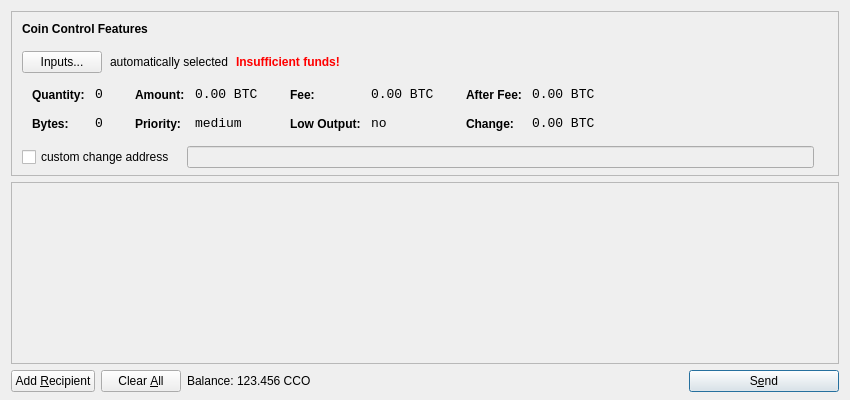
<?xml version="1.0" encoding="UTF-8"?>
<ui version="4.0">
 <class>SendCoinsDialog</class>
 <widget class="QDialog" name="SendCoinsDialog">
  <property name="geometry">
   <rect>
    <x>0</x>
    <y>0</y>
    <width>850</width>
    <height>400</height>
   </rect>
  </property>
  <property name="windowTitle">
   <string>Send Coins</string>
  </property>
  <layout class="QVBoxLayout" name="verticalLayout" stretch="0,1,0">
   <property name="bottomMargin">
    <number>8</number>
   </property>
   <item>
    <widget class="QFrame" name="frameCoinControl">
     <property name="sizePolicy">
      <sizepolicy hsizetype="Expanding" vsizetype="Expanding">
       <horstretch>0</horstretch>
       <verstretch>0</verstretch>
      </sizepolicy>
     </property>
     <property name="maximumSize">
      <size>
       <width>16777215</width>
       <height>16777215</height>
      </size>
     </property>
     <property name="frameShape">
      <enum>QFrame::StyledPanel</enum>
     </property>
     <property name="frameShadow">
      <enum>QFrame::Sunken</enum>
     </property>
     <layout class="QVBoxLayout" name="verticalLayoutCoinControl2">
      <property name="spacing">
       <number>-1</number>
      </property>
      <property name="leftMargin">
       <number>0</number>
      </property>
      <property name="topMargin">
       <number>0</number>
      </property>
      <property name="rightMargin">
       <number>0</number>
      </property>
      <property name="bottomMargin">
       <number>6</number>
      </property>
      <item>
       <layout class="QVBoxLayout" name="verticalLayoutCoinControl" stretch="0,0,0,0,1">
        <property name="spacing">
         <number>0</number>
        </property>
        <property name="leftMargin">
         <number>10</number>
        </property>
        <property name="topMargin">
         <number>10</number>
        </property>
        <item>
         <layout class="QHBoxLayout" name="horizontalLayoutCoinControl1">
          <property name="bottomMargin">
           <number>15</number>
          </property>
          <item>
           <widget class="QLabel" name="labelCoinControlFeatures">
            <property name="sizePolicy">
             <sizepolicy hsizetype="Preferred" vsizetype="Maximum">
              <horstretch>0</horstretch>
              <verstretch>0</verstretch>
             </sizepolicy>
            </property>
            <property name="font">
             <font>
              <weight>75</weight>
              <bold>true</bold>
             </font>
            </property>
            <property name="styleSheet">
             <string notr="true">font-weight:bold;</string>
            </property>
            <property name="text">
             <string>Coin Control Features</string>
            </property>
           </widget>
          </item>
         </layout>
        </item>
        <item>
         <layout class="QHBoxLayout" name="horizontalLayoutCoinControl2" stretch="0,0,0,0">
          <property name="spacing">
           <number>8</number>
          </property>
          <property name="bottomMargin">
           <number>10</number>
          </property>
          <item>
           <widget class="QPushButton" name="pushButtonCoinControl">
            <property name="styleSheet">
             <string notr="true"/>
            </property>
            <property name="text">
             <string>Inputs...</string>
            </property>
           </widget>
          </item>
          <item>
           <widget class="QLabel" name="labelCoinControlAutomaticallySelected">
            <property name="text">
             <string>automatically selected</string>
            </property>
            <property name="margin">
             <number>5</number>
            </property>
           </widget>
          </item>
          <item>
           <widget class="QLabel" name="labelCoinControlInsuffFunds">
            <property name="font">
             <font>
              <weight>75</weight>
              <bold>true</bold>
             </font>
            </property>
            <property name="styleSheet">
             <string notr="true">color:red;font-weight:bold;</string>
            </property>
            <property name="text">
             <string>Insufficient funds!</string>
            </property>
            <property name="margin">
             <number>5</number>
            </property>
           </widget>
          </item>
          <item>
           <spacer name="horizontalSpacerCoinControl">
            <property name="orientation">
             <enum>Qt::Horizontal</enum>
            </property>
            <property name="sizeHint" stdset="0">
             <size>
              <width>40</width>
              <height>1</height>
             </size>
            </property>
           </spacer>
          </item>
         </layout>
        </item>
        <item>
         <widget class="QWidget" name="widgetCoinControl" native="true">
          <property name="sizePolicy">
           <sizepolicy hsizetype="Preferred" vsizetype="Preferred">
            <horstretch>0</horstretch>
            <verstretch>0</verstretch>
           </sizepolicy>
          </property>
          <property name="minimumSize">
           <size>
            <width>0</width>
            <height>0</height>
           </size>
          </property>
          <property name="styleSheet">
           <string notr="true"/>
          </property>
          <layout class="QHBoxLayout" name="horizontalLayoutCoinControl5">
           <property name="margin">
            <number>0</number>
           </property>
           <item>
            <layout class="QHBoxLayout" name="horizontalLayoutCoinControl3" stretch="0,0,0,1">
             <property name="spacing">
              <number>20</number>
             </property>
             <property name="topMargin">
              <number>0</number>
             </property>
             <property name="bottomMargin">
              <number>10</number>
             </property>
             <item>
              <layout class="QFormLayout" name="formLayoutCoinControl1">
               <property name="horizontalSpacing">
                <number>10</number>
               </property>
               <property name="verticalSpacing">
                <number>14</number>
               </property>
               <property name="leftMargin">
                <number>10</number>
               </property>
               <property name="topMargin">
                <number>4</number>
               </property>
               <property name="rightMargin">
                <number>6</number>
               </property>
               <item row="0" column="0">
                <widget class="QLabel" name="labelCoinControlQuantityText">
                 <property name="styleSheet">
                  <string notr="true">font-weight:bold;</string>
                 </property>
                 <property name="text">
                  <string>Quantity:</string>
                 </property>
                 <property name="margin">
                  <number>0</number>
                 </property>
                </widget>
               </item>
               <item row="0" column="1">
                <widget class="QLabel" name="labelCoinControlQuantity">
                 <property name="font">
                  <font>
                   <family>Monospace</family>
                   <pointsize>10</pointsize>
                  </font>
                 </property>
                 <property name="cursor">
                  <cursorShape>IBeamCursor</cursorShape>
                 </property>
                 <property name="contextMenuPolicy">
                  <enum>Qt::ActionsContextMenu</enum>
                 </property>
                 <property name="text">
                  <string notr="true">0</string>
                 </property>
                 <property name="margin">
                  <number>0</number>
                 </property>
                 <property name="textInteractionFlags">
                  <set>Qt::LinksAccessibleByMouse|Qt::TextSelectableByKeyboard|Qt::TextSelectableByMouse</set>
                 </property>
                </widget>
               </item>
               <item row="1" column="0">
                <widget class="QLabel" name="labelCoinControlBytesText">
                 <property name="styleSheet">
                  <string notr="true">font-weight:bold;</string>
                 </property>
                 <property name="text">
                  <string>Bytes:</string>
                 </property>
                </widget>
               </item>
               <item row="1" column="1">
                <widget class="QLabel" name="labelCoinControlBytes">
                 <property name="font">
                  <font>
                   <family>Monospace</family>
                   <pointsize>10</pointsize>
                  </font>
                 </property>
                 <property name="cursor">
                  <cursorShape>IBeamCursor</cursorShape>
                 </property>
                 <property name="contextMenuPolicy">
                  <enum>Qt::ActionsContextMenu</enum>
                 </property>
                 <property name="text">
                  <string notr="true">0</string>
                 </property>
                 <property name="textInteractionFlags">
                  <set>Qt::LinksAccessibleByMouse|Qt::TextSelectableByKeyboard|Qt::TextSelectableByMouse</set>
                 </property>
                </widget>
               </item>
              </layout>
             </item>
             <item>
              <layout class="QFormLayout" name="formLayoutCoinControl2">
               <property name="horizontalSpacing">
                <number>10</number>
               </property>
               <property name="verticalSpacing">
                <number>14</number>
               </property>
               <property name="leftMargin">
                <number>6</number>
               </property>
               <property name="topMargin">
                <number>4</number>
               </property>
               <property name="rightMargin">
                <number>6</number>
               </property>
               <item row="0" column="0">
                <widget class="QLabel" name="labelCoinControlAmountText">
                 <property name="styleSheet">
                  <string notr="true">font-weight:bold;</string>
                 </property>
                 <property name="text">
                  <string>Amount:</string>
                 </property>
                 <property name="margin">
                  <number>0</number>
                 </property>
                </widget>
               </item>
               <item row="0" column="1">
                <widget class="QLabel" name="labelCoinControlAmount">
                 <property name="font">
                  <font>
                   <family>Monospace</family>
                   <pointsize>10</pointsize>
                  </font>
                 </property>
                 <property name="cursor">
                  <cursorShape>IBeamCursor</cursorShape>
                 </property>
                 <property name="contextMenuPolicy">
                  <enum>Qt::ActionsContextMenu</enum>
                 </property>
                 <property name="text">
                  <string notr="true">0.00 BTC</string>
                 </property>
                 <property name="textInteractionFlags">
                  <set>Qt::LinksAccessibleByMouse|Qt::TextSelectableByKeyboard|Qt::TextSelectableByMouse</set>
                 </property>
                </widget>
               </item>
               <item row="1" column="0">
                <widget class="QLabel" name="labelCoinControlPriorityText">
                 <property name="styleSheet">
                  <string notr="true">font-weight:bold;</string>
                 </property>
                 <property name="text">
                  <string>Priority:</string>
                 </property>
                </widget>
               </item>
               <item row="1" column="1">
                <widget class="QLabel" name="labelCoinControlPriority">
                 <property name="font">
                  <font>
                   <family>Monospace</family>
                   <pointsize>10</pointsize>
                  </font>
                 </property>
                 <property name="cursor">
                  <cursorShape>IBeamCursor</cursorShape>
                 </property>
                 <property name="contextMenuPolicy">
                  <enum>Qt::ActionsContextMenu</enum>
                 </property>
                 <property name="text">
                  <string>medium</string>
                 </property>
                 <property name="textInteractionFlags">
                  <set>Qt::LinksAccessibleByMouse|Qt::TextSelectableByKeyboard|Qt::TextSelectableByMouse</set>
                 </property>
                </widget>
               </item>
              </layout>
             </item>
             <item>
              <layout class="QFormLayout" name="formLayoutCoinControl3">
               <property name="horizontalSpacing">
                <number>10</number>
               </property>
               <property name="verticalSpacing">
                <number>14</number>
               </property>
               <property name="leftMargin">
                <number>6</number>
               </property>
               <property name="topMargin">
                <number>4</number>
               </property>
               <property name="rightMargin">
                <number>6</number>
               </property>
               <item row="0" column="0">
                <widget class="QLabel" name="labelCoinControlFeeText">
                 <property name="styleSheet">
                  <string notr="true">font-weight:bold;</string>
                 </property>
                 <property name="text">
                  <string>Fee:</string>
                 </property>
                 <property name="margin">
                  <number>0</number>
                 </property>
                </widget>
               </item>
               <item row="0" column="1">
                <widget class="QLabel" name="labelCoinControlFee">
                 <property name="font">
                  <font>
                   <family>Monospace</family>
                   <pointsize>10</pointsize>
                  </font>
                 </property>
                 <property name="cursor">
                  <cursorShape>IBeamCursor</cursorShape>
                 </property>
                 <property name="contextMenuPolicy">
                  <enum>Qt::ActionsContextMenu</enum>
                 </property>
                 <property name="text">
                  <string notr="true">0.00 BTC</string>
                 </property>
                 <property name="textInteractionFlags">
                  <set>Qt::LinksAccessibleByMouse|Qt::TextSelectableByKeyboard|Qt::TextSelectableByMouse</set>
                 </property>
                </widget>
               </item>
               <item row="1" column="0">
                <widget class="QLabel" name="labelCoinControlLowOutputText">
                 <property name="styleSheet">
                  <string notr="true">font-weight:bold;</string>
                 </property>
                 <property name="text">
                  <string>Low Output:</string>
                 </property>
                </widget>
               </item>
               <item row="1" column="1">
                <widget class="QLabel" name="labelCoinControlLowOutput">
                 <property name="font">
                  <font>
                   <family>Monospace</family>
                   <pointsize>10</pointsize>
                  </font>
                 </property>
                 <property name="cursor">
                  <cursorShape>IBeamCursor</cursorShape>
                 </property>
                 <property name="contextMenuPolicy">
                  <enum>Qt::ActionsContextMenu</enum>
                 </property>
                 <property name="text">
                  <string>no</string>
                 </property>
                 <property name="textInteractionFlags">
                  <set>Qt::LinksAccessibleByMouse|Qt::TextSelectableByKeyboard|Qt::TextSelectableByMouse</set>
                 </property>
                </widget>
               </item>
              </layout>
             </item>
             <item>
              <layout class="QFormLayout" name="formLayoutCoinControl4">
               <property name="horizontalSpacing">
                <number>10</number>
               </property>
               <property name="verticalSpacing">
                <number>14</number>
               </property>
               <property name="leftMargin">
                <number>6</number>
               </property>
               <property name="topMargin">
                <number>4</number>
               </property>
               <property name="rightMargin">
                <number>6</number>
               </property>
               <item row="0" column="0">
                <widget class="QLabel" name="labelCoinControlAfterFeeText">
                 <property name="styleSheet">
                  <string notr="true">font-weight:bold;</string>
                 </property>
                 <property name="text">
                  <string>After Fee:</string>
                 </property>
                 <property name="margin">
                  <number>0</number>
                 </property>
                </widget>
               </item>
               <item row="0" column="1">
                <widget class="QLabel" name="labelCoinControlAfterFee">
                 <property name="font">
                  <font>
                   <family>Monospace</family>
                   <pointsize>10</pointsize>
                  </font>
                 </property>
                 <property name="cursor">
                  <cursorShape>IBeamCursor</cursorShape>
                 </property>
                 <property name="contextMenuPolicy">
                  <enum>Qt::ActionsContextMenu</enum>
                 </property>
                 <property name="text">
                  <string notr="true">0.00 BTC</string>
                 </property>
                 <property name="textInteractionFlags">
                  <set>Qt::LinksAccessibleByMouse|Qt::TextSelectableByKeyboard|Qt::TextSelectableByMouse</set>
                 </property>
                </widget>
               </item>
               <item row="1" column="0">
                <widget class="QLabel" name="labelCoinControlChangeText">
                 <property name="styleSheet">
                  <string notr="true">font-weight:bold;</string>
                 </property>
                 <property name="text">
                  <string>Change:</string>
                 </property>
                </widget>
               </item>
               <item row="1" column="1">
                <widget class="QLabel" name="labelCoinControlChange">
                 <property name="font">
                  <font>
                   <family>Monospace</family>
                   <pointsize>10</pointsize>
                  </font>
                 </property>
                 <property name="cursor">
                  <cursorShape>IBeamCursor</cursorShape>
                 </property>
                 <property name="contextMenuPolicy">
                  <enum>Qt::ActionsContextMenu</enum>
                 </property>
                 <property name="text">
                  <string notr="true">0.00 BTC</string>
                 </property>
                 <property name="textInteractionFlags">
                  <set>Qt::LinksAccessibleByMouse|Qt::TextSelectableByKeyboard|Qt::TextSelectableByMouse</set>
                 </property>
                </widget>
               </item>
              </layout>
             </item>
            </layout>
           </item>
          </layout>
         </widget>
        </item>
        <item>
         <layout class="QHBoxLayout" name="horizontalLayoutCoinControl4" stretch="0,0,0">
          <property name="spacing">
           <number>12</number>
          </property>
          <property name="sizeConstraint">
           <enum>QLayout::SetDefaultConstraint</enum>
          </property>
          <property name="topMargin">
           <number>5</number>
          </property>
          <property name="rightMargin">
           <number>5</number>
          </property>
          <item>
           <widget class="QCheckBox" name="checkBoxCoinControlChange">
            <property name="text">
             <string>custom change address</string>
            </property>
           </widget>
          </item>
          <item>
           <widget class="QLineEdit" name="lineEditCoinControlChange">
            <property name="enabled">
             <bool>false</bool>
            </property>
            <property name="sizePolicy">
             <sizepolicy hsizetype="Expanding" vsizetype="Fixed">
              <horstretch>0</horstretch>
              <verstretch>0</verstretch>
             </sizepolicy>
            </property>
           </widget>
          </item>
          <item>
           <widget class="QLabel" name="labelCoinControlChangeLabel">
            <property name="sizePolicy">
             <sizepolicy hsizetype="Preferred" vsizetype="Expanding">
              <horstretch>0</horstretch>
              <verstretch>0</verstretch>
             </sizepolicy>
            </property>
            <property name="minimumSize">
             <size>
              <width>0</width>
              <height>0</height>
             </size>
            </property>
            <property name="text">
             <string/>
            </property>
            <property name="margin">
             <number>3</number>
            </property>
           </widget>
          </item>
         </layout>
        </item>
        <item>
         <spacer name="verticalSpacerCoinControl">
          <property name="orientation">
           <enum>Qt::Vertical</enum>
          </property>
          <property name="sizeHint" stdset="0">
           <size>
            <width>800</width>
            <height>1</height>
           </size>
          </property>
         </spacer>
        </item>
       </layout>
      </item>
     </layout>
    </widget>
   </item>
   <item>
    <widget class="QScrollArea" name="scrollArea">
     <property name="widgetResizable">
      <bool>true</bool>
     </property>
     <widget class="QWidget" name="scrollAreaWidgetContents">
      <property name="geometry">
       <rect>
        <x>0</x>
        <y>0</y>
        <width>830</width>
        <height>165</height>
       </rect>
      </property>
      <layout class="QVBoxLayout" name="verticalLayout_2">
       <property name="margin">
        <number>0</number>
       </property>
       <item>
        <layout class="QVBoxLayout" name="entries">
         <property name="spacing">
          <number>6</number>
         </property>
        </layout>
       </item>
       <item>
        <spacer name="verticalSpacer">
         <property name="orientation">
          <enum>Qt::Vertical</enum>
         </property>
         <property name="sizeHint" stdset="0">
          <size>
           <width>20</width>
           <height>40</height>
          </size>
         </property>
        </spacer>
       </item>
      </layout>
     </widget>
    </widget>
   </item>
   <item>
    <layout class="QHBoxLayout" name="horizontalLayout">
     <item>
      <widget class="QPushButton" name="addButton">
       <property name="toolTip">
        <string>Send to multiple recipients at once</string>
       </property>
       <property name="text">
        <string>Add &amp;Recipient</string>
       </property>
       <property name="icon">
        <iconset resource="../bitcoin.qrc">
         <normaloff>:/icons/add</normaloff>:/icons/add</iconset>
       </property>
       <property name="autoDefault">
        <bool>false</bool>
       </property>
      </widget>
     </item>
     <item>
      <widget class="QPushButton" name="clearButton">
       <property name="sizePolicy">
        <sizepolicy hsizetype="Minimum" vsizetype="Fixed">
         <horstretch>0</horstretch>
         <verstretch>0</verstretch>
        </sizepolicy>
       </property>
       <property name="toolTip">
        <string>Remove all transaction fields</string>
       </property>
       <property name="text">
        <string>Clear &amp;All</string>
       </property>
       <property name="icon">
        <iconset resource="../bitcoin.qrc">
         <normaloff>:/icons/remove</normaloff>:/icons/remove</iconset>
       </property>
       <property name="autoRepeatDelay">
        <number>300</number>
       </property>
       <property name="autoDefault">
        <bool>false</bool>
       </property>
      </widget>
     </item>
     <item>
      <layout class="QHBoxLayout" name="horizontalLayout_2">
       <property name="spacing">
        <number>3</number>
       </property>
       <item>
        <widget class="QLabel" name="label">
         <property name="text">
          <string>Balance:</string>
         </property>
        </widget>
       </item>
       <item>
        <widget class="QLabel" name="labelBalance">
         <property name="cursor">
          <cursorShape>IBeamCursor</cursorShape>
         </property>
         <property name="text">
          <string>123.456 CCO</string>
         </property>
         <property name="textInteractionFlags">
          <set>Qt::LinksAccessibleByMouse|Qt::TextSelectableByKeyboard|Qt::TextSelectableByMouse</set>
         </property>
        </widget>
       </item>
      </layout>
     </item>
     <item>
      <spacer name="horizontalSpacer">
       <property name="orientation">
        <enum>Qt::Horizontal</enum>
       </property>
       <property name="sizeHint" stdset="0">
        <size>
         <width>40</width>
         <height>20</height>
        </size>
       </property>
      </spacer>
     </item>
     <item>
      <widget class="QPushButton" name="sendButton">
       <property name="minimumSize">
        <size>
         <width>150</width>
         <height>0</height>
        </size>
       </property>
       <property name="toolTip">
        <string>Confirm the send action</string>
       </property>
       <property name="text">
        <string>S&amp;end</string>
       </property>
       <property name="icon">
        <iconset resource="../bitcoin.qrc">
         <normaloff>:/icons/send</normaloff>:/icons/send</iconset>
       </property>
       <property name="default">
        <bool>true</bool>
       </property>
      </widget>
     </item>
    </layout>
   </item>
  </layout>
 </widget>
 <resources>
  <include location="../bitcoin.qrc"/>
 </resources>
 <connections/>
</ui>
